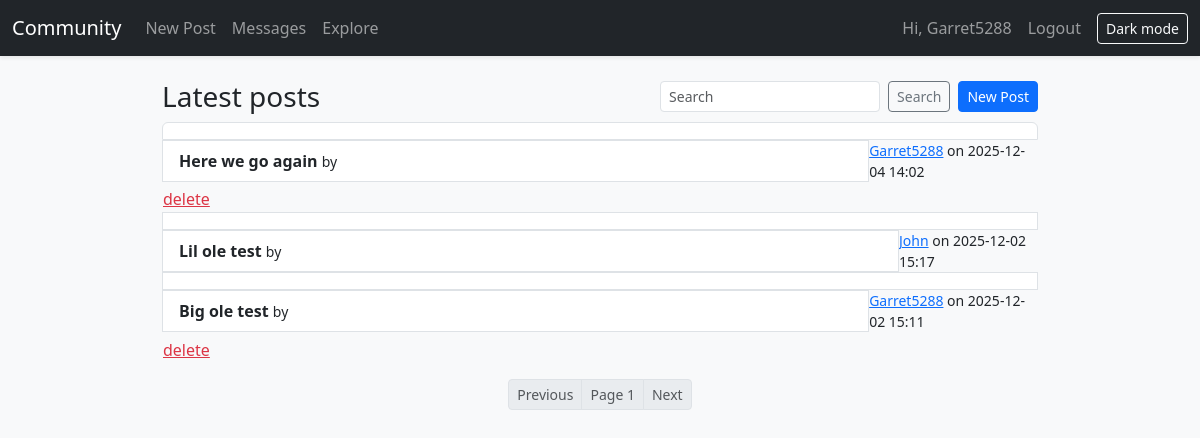
Screenshot of / (signed in) with the database file from the repository.
### community_forum.py (models this page shows)
class User(db.Model):
	id = db.Column(db.Integer, primary_key=True)
	username = db.Column(db.String(80), unique=True, nullable=False, index=True)
	email = db.Column(db.String(120), unique=True, nullable=False, index=True)
	password_hash = db.Column(db.String(128), nullable=False)
	is_admin = db.Column(db.Boolean, default=False, nullable=False)
	bio = db.Column(db.Text)
	created_at = db.Column(db.DateTime, default=datetime.utcnow, nullable=False)
	posts = db.relationship('Post', back_populates='author', cascade='all, delete-orphan')
	comments = db.relationship('Comment', back_populates='author', cascade='all, delete-orphan')
	sent_messages = db.relationship('Message', foreign_keys='Message.sender_id', back_populates='sender', cascade='all, delete-orphan')
	received_messages = db.relationship('Message', foreign_keys='Message.recipient_id', back_populates='recipient', cascade='all, delete-orphan')

class Post(db.Model):
	id = db.Column(db.Integer, primary_key=True)
	author_id = db.Column(db.Integer, db.ForeignKey('user.id'), nullable=False)
	title = db.Column(db.String(255), nullable=False, index=True)
	body = db.Column(db.Text, nullable=False)
	created_at = db.Column(db.DateTime, default=datetime.utcnow, nullable=False, index=True)
	author = db.relationship('User', back_populates='posts')
	comments = db.relationship('Comment', back_populates='post', cascade='all, delete-orphan')

### community_forum.py (the view)
@app.route('/')
def index():
	q = (request.args.get('q') or '').strip()
	page = max(int(request.args.get('page') or 1), 1)
	per_page = 10
	query = Post.query.options(joinedload(Post.author))
	if q:
		like = f"%{q}%"
		query = query.filter(db.or_(Post.title.ilike(like), Post.body.ilike(like)))
	total = query.count()
	posts = query.order_by(Post.created_at.desc()).offset((page - 1) * per_page).limit(per_page).all()
	has_next = page * per_page < total
	has_prev = page > 1
	return render_template('index.html', title='Home', posts=posts, q=q, page=page, has_next=has_next, has_prev=has_prev)

### community_forum.py (called while the page is built)
def current_user():
	uid = session.get('uid')
	if not uid:
		return None
	return User.query.get(uid)

@app.context_processor
def inject_user_and_csrf():
	u = current_user()
	unread = 0
	if u:
		try:
			unread = Message.query.filter_by(recipient_id=u.id, read_at=None).count()
		except Exception:
			unread = 0
	return {
		'user': u,
		'csrf_token': _csrf_token(),
		'unread_count': unread,
	}

@app.after_request
def add_security_headers(resp):
	csp = (
		"default-src 'self'; "
		"style-src 'self' https://cdn.jsdelivr.net; "
		"script-src 'self' https://cdn.jsdelivr.net; "
		"object-src 'none'; base-uri 'self'; frame-ancestors 'none'"
	)
	resp.headers['Content-Security-Policy'] = csp
	resp.headers['X-Content-Type-Options'] = 'nosniff'
	resp.headers['X-Frame-Options'] = 'DENY'
	resp.headers['Referrer-Policy'] = 'no-referrer'
	return resp

def _csrf_token():
	tok = session.get('csrf_token')
	if not tok:
		import secrets
		tok = secrets.token_urlsafe(32)
		session['csrf_token'] = tok
	return tok

@app.before_request
def enforce_idle_timeout():
	uid = session.get('uid')
	if not uid:
		return
	try:
		last = int(session.get('last_activity') or 0)
	except Exception:
		last = 0
	now = int(time.time())
	idle_limit = app.config['SESSION_IDLE_TIMEOUT_MIN'] * 60
	if last and (now - last) > idle_limit:
		session.clear()
		flash('Session expired due to inactivity. Please log in again.', 'error')
		return redirect(url_for('login'))
	session['last_activity'] = now

### templates/index.html (shortened to what this page needs)
{% extends 'base.html' %}
{% block content %}
<div class="d-flex align-items-center justify-content-between mb-2">
    <h3 class="mb-0">Latest posts</h3>
    <div class="d-flex align-items-center gap-2">
        <form method="get" class="d-flex" action="{{ url_for('index') }}">
            <input class="form-control form-control-sm" name="q" value="{{ q }}" placeholder="Search">
            <button class="btn btn-sm btn-outline-secondary ms-2">Search</button>
        </form>
        <a class="btn btn-sm btn-primary" href="{{ url_for('post_create') }}">New Post</a>
    </div>
</div>
<div class="list-group">
    {% for p in posts %}
    <a class="list-group-item list-group-item-action" href="{{ url_for('post_view', post_id=p.id) }}">
        <div class="d-flex justify-content-between">
            <strong>{{ p.title }}</strong>
            <small>by
                {% if p.author and p.author.username %}
                <a href="{{ url_for('user_profile', username=p.author.username) }}">{{ p.author.username }}</a>
                {% else %}
                <span class="text-muted">unknown</span>
                {% endif %}
                on
                {{ p.created_at.strftime('%Y-%m-%d %H:%M') }}</small>
        </div>
    </a>
    {% if user and (user.id == p.author_id or user.is_admin) %}
    <form method="post" action="{{ url_for('post_delete', post_id=p.id) }}" class="mt-1">
        <button class="btn btn-link text-danger p-0">delete</button>
    </form>
    {% endif %}
    {% endfor %}
</div>
<nav class="mt-3 d-flex justify-content-center">
    <ul class="pagination pagination-sm mb-0">
        <li class="page-item {% if not has_prev %}disabled{% endif %}">
            <a class="page-link" href="{{ url_for('index', q=q, page=page-1) }}">Previous</a>
        </li>
        <li class="page-item disabled"><span class="page-link">Page {{ page }}</span></li>
        <li class="page-item {% if not has_next %}disabled{% endif %}">
            <a class="page-link" href="{{ url_for('index', q=q, page=page+1) }}">Next</a>
        </li>
    </ul>
</nav>
{% endblock %}

### templates/base.html (shortened to what this page needs)
<!doctype html>
<link rel="stylesheet" href="https://cdn.jsdelivr.net/npm/bootstrap@5.3.2/dist/css/bootstrap.min.css">
<link rel="stylesheet" href="{{ url_for('static', filename='app.css') }}">
<nav class="navbar navbar-dark bg-dark navbar-expand-lg">
    <div class="container-fluid">
        <a class="navbar-brand" href="/">Community</a>
        <div class="collapse navbar-collapse" id="nav">
            <ul class="navbar-nav me-auto">
                <li class="nav-item"><a class="nav-link" href="{{ url_for('post_create') }}">New Post</a></li>
                <li class="nav-item">
                    <a class="nav-link position-relative" href="{{ url_for('inbox') }}">
                        Messages
                    </a>
                </li>
                <li class="nav-item"><a class="nav-link" href="{{ url_for('explore') }}">Explore</a></li>
            </ul>
            <ul class="navbar-nav ms-auto align-items-center">
                {% if user %}
                <li class="nav-item"><span class="navbar-text me-2">Hi, {{ user.username }}</span></li>
                <li class="nav-item"><a class="nav-link" href="{{ url_for('logout') }}">Logout</a></li>
                {% else %}
                <li class="nav-item"><a class="nav-link" href="{{ url_for('login') }}">Login</a></li>
                <li class="nav-item"><a class="nav-link" href="{{ url_for('register') }}">Register</a></li>
                {% endif %}
                <li class="nav-item ms-2">
                    <button id="themeToggle" class="btn btn-sm btn-outline-light" type="button">Dark mode</button>
                </li>
            </ul>
        </div>
    </div>
</nav>
<main class="container my-4">
    {% block content %}{% endblock %}
</main>

### static/app.css (style rules this page uses)
.navbar { box-shadow: 0 2px 4px rgba(0, 0, 0, 0.08); }
.list-group-item { background: var(--card-bg); border-color: var(--border); }
a { color: var(--primary); }
.list-group-item-action { color: var(--text); }
.list-group-item-action strong { color: var(--text); }
.container { max-width: 900px; }
.pagination { justify-content: center; }
.btn-primary { background-color: var(--primary); border-color: var(--primary); color: #ffffff; }
a.btn-primary, button.btn-primary { color: #ffffff !important; }

### rows the page displays
User: username "Garret5288"
Post: title "Here we go again", author.username "Garret5288", created_at "2025-12-04 14:02"
Post: title "Lil ole test", author.username "John", created_at "2025-12-02 15:17"
Post: title "Big ole test", author.username "Garret5288", created_at "2025-12-02 15:11"

### other values shown
{{ page }} "1"
